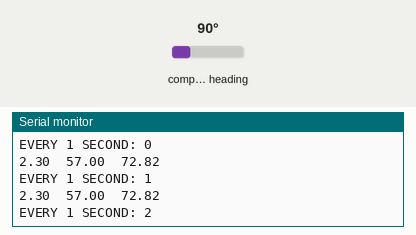
A sketch run on a simulated Arduino Mega 2560, built with avr-gcc and run on an emulated ATmega2560. Parts: the last lines printed to the serial monitor. The test bench sets the inputs (shaded band); at power-on: compass heading 90°.

Above: at 1.3 s.
1.4 s: compass heading set to 7°
At 2.1 s:
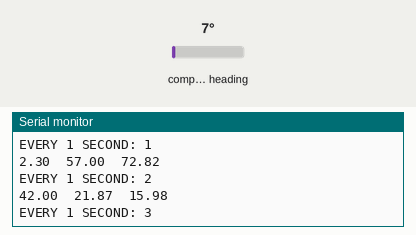
2.9 s: compass heading set to 180°
At 3.7 s:
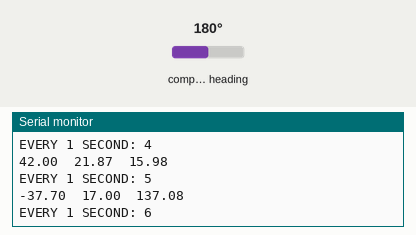
Timing chart, 0 to 5.9 s (numbered marks = the images above; inputs shaded):
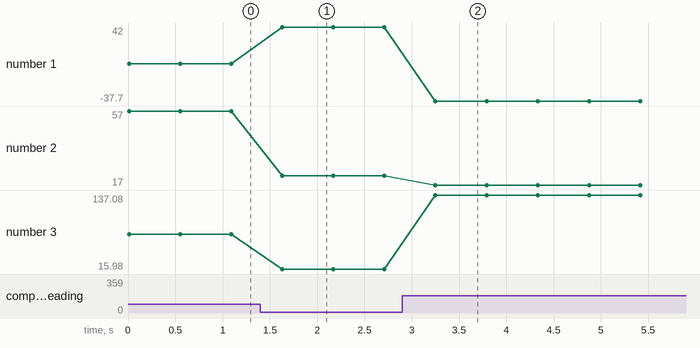

Measured:
- after the input at 1.4 s, the serial monitor: prints a new line after 0.23 s (image 1)
- after the input at 2.9 s, the serial monitor: prints a new line after 0.35 s (image 2)
- plotted number 1: 2.3 → 42 after the input at 1.4 s, 42 → -37.7 after the input at 2.9 s
- plotted number 2: 57 → 21.87 after the input at 1.4 s
- plotted number 3: 72.82 → 15.98 after the input at 1.4 s, 15.98 → 137.08 after the input at 2.9 s

The sketch:

all-in-one-001.ino
```cpp
#include <Wire.h>
#include <Adafruit_Sensor.h>
#include <Adafruit_HMC5883_U.h>
Adafruit_HMC5883_Unified mag = Adafruit_HMC5883_Unified(12345);

float headingDegrees;
int count=0;
String str1, str2, str3, allStr;

void setupSerial(){
  Serial.begin(9600);
  Serial.write("ONE-TIME-ONLY\n");
  Serial1.begin(9600);
  Serial1.write("ONE-TIME-ONLY\n");
  Serial2.begin(9600);
  Serial2.write("ONE-TIME-ONLY\n");
}

void setupHeading(){


  if(!mag.begin()){
    Serial.println("Ooops, no HMC5883 detected ... Check your wiring!");
    while(1);
  }
}

void getHeading(){

  sensors_event_t event;
  mag.getEvent(&event);
  float magx, magy;
  magx = event.magnetic.x;
  magy = event.magnetic.y;
  magx = magx + 2.3;
  magy = magy + 17;
  Serial.print(magx); Serial.print("\t");
  Serial.print(magy); Serial.print("\t");
  float heading = atan2(magy, magx);
  float declinationAngle = -10;
  if(heading < 0)
    //heading += 2*PI;
  if(heading > 2*PI)
    heading -= 2*PI;
  headingDegrees = (heading * ( (180 + declinationAngle)/M_PI) ) + declinationAngle;
  headingDegrees = headingDegrees * 1;
  Serial.println(headingDegrees);
  //for(;;){}

}

void serialSend(){
  allStr = "";
   str1 = "EVERY 1 SECOND: " ;
   str2 = String(count);
   str3 =  "\n";
   allStr.concat(str1);
   allStr.concat(str2);
   allStr.concat(str3);
   int bytesSent = Serial.print( allStr );
   int bytesSent1 = Serial1.print( allStr );
   int bytesSent2 = Serial2.print( allStr );
   count++;
   Serial.flush();
   Serial1.flush();
   Serial2.flush();

}

void setup() {
  setupSerial();
  setupHeading();

}
void loop() {
  // put your main code here, to run repeatedly:
  getHeading();
  serialSend();
  delay(500);
}
```
